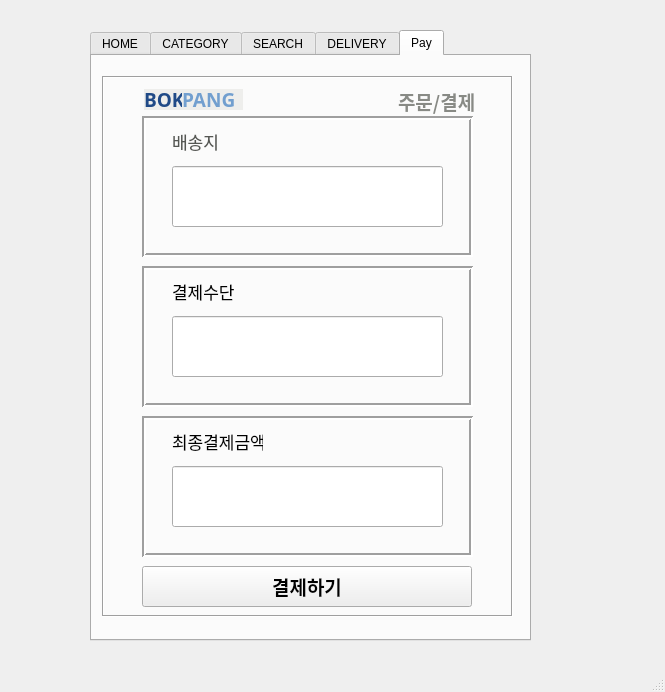
<?xml version="1.0" encoding="UTF-8"?>
<ui version="4.0">
 <class>MainWindow</class>
 <widget class="QMainWindow" name="MainWindow">
  <property name="geometry">
   <rect>
    <x>0</x>
    <y>0</y>
    <width>665</width>
    <height>692</height>
   </rect>
  </property>
  <property name="windowTitle">
   <string>MainWindow</string>
  </property>
  <widget class="QWidget" name="centralwidget">
   <widget class="QTabWidget" name="tabWidget">
    <property name="geometry">
     <rect>
      <x>90</x>
      <y>30</y>
      <width>441</width>
      <height>611</height>
     </rect>
    </property>
    <property name="styleSheet">
     <string notr="true"/>
    </property>
    <property name="currentIndex">
     <number>4</number>
    </property>
    <property name="iconSize">
     <size>
      <width>20</width>
      <height>20</height>
     </size>
    </property>
    <property name="elideMode">
     <enum>Qt::ElideNone</enum>
    </property>
    <widget class="QWidget" name="HOME">
     <attribute name="icon">
      <iconset resource="coupang.qrc">
       <normaloff>:/new/prefix1/home.png</normaloff>:/new/prefix1/home.png</iconset>
     </attribute>
     <attribute name="title">
      <string>HOME</string>
     </attribute>
     <widget class="QLabel" name="label">
      <property name="geometry">
       <rect>
        <x>0</x>
        <y>0</y>
        <width>441</width>
        <height>571</height>
       </rect>
      </property>
      <property name="styleSheet">
       <string notr="true">image: url(:/new/prefix1/cou1.jpg);</string>
      </property>
      <property name="text">
       <string/>
      </property>
     </widget>
     <widget class="QPushButton" name="pushButton_2">
      <property name="geometry">
       <rect>
        <x>81</x>
        <y>2</y>
        <width>31</width>
        <height>25</height>
       </rect>
      </property>
      <property name="styleSheet">
       <string notr="true">image: url(:/new/prefix1/manager.png);</string>
      </property>
      <property name="text">
       <string/>
      </property>
      <property name="flat">
       <bool>true</bool>
      </property>
     </widget>
     <widget class="QPushButton" name="pushButton_3">
      <property name="geometry">
       <rect>
        <x>80</x>
        <y>34</y>
        <width>281</width>
        <height>31</height>
       </rect>
      </property>
      <property name="text">
       <string>복팡에서 검색하세요!                           </string>
      </property>
      <property name="icon">
       <iconset resource="coupang.qrc">
        <normaloff>:/new/prefix1/search1.png</normaloff>:/new/prefix1/search1.png</iconset>
      </property>
     </widget>
     <widget class="QLabel" name="label_4">
      <property name="geometry">
       <rect>
        <x>178</x>
        <y>4</y>
        <width>41</width>
        <height>21</height>
       </rect>
      </property>
      <property name="font">
       <font>
        <family>Ubuntu Condensed</family>
        <pointsize>14</pointsize>
        <weight>75</weight>
        <bold>true</bold>
       </font>
      </property>
      <property name="styleSheet">
       <string notr="true">color: rgb(245, 121, 0);
color: rgb(32, 74, 135);
background-color: rgb(238, 238, 236);</string>
      </property>
      <property name="text">
       <string>BOK</string>
      </property>
     </widget>
     <widget class="QLabel" name="label_5">
      <property name="geometry">
       <rect>
        <x>216</x>
        <y>4</y>
        <width>61</width>
        <height>21</height>
       </rect>
      </property>
      <property name="font">
       <font>
        <family>Ubuntu Condensed</family>
        <pointsize>14</pointsize>
        <weight>75</weight>
        <bold>true</bold>
       </font>
      </property>
      <property name="styleSheet">
       <string notr="true">color: rgb(237, 212, 0);
color: rgb(114, 159, 207);
background-color: rgb(238, 238, 236);</string>
      </property>
      <property name="text">
       <string>PANG</string>
      </property>
     </widget>
    </widget>
    <widget class="QWidget" name="CATEGORY">
     <attribute name="icon">
      <iconset resource="coupang.qrc">
       <normaloff>:/new/prefix1/list.png</normaloff>:/new/prefix1/list.png</iconset>
     </attribute>
     <attribute name="title">
      <string>CATEGORY</string>
     </attribute>
     <widget class="QLabel" name="label_2">
      <property name="geometry">
       <rect>
        <x>0</x>
        <y>0</y>
        <width>441</width>
        <height>581</height>
       </rect>
      </property>
      <property name="styleSheet">
       <string notr="true">image: url(:/new/prefix1/cou2.jpg);</string>
      </property>
      <property name="text">
       <string/>
      </property>
     </widget>
     <widget class="QPushButton" name="fashion">
      <property name="geometry">
       <rect>
        <x>102</x>
        <y>66</y>
        <width>89</width>
        <height>25</height>
       </rect>
      </property>
      <property name="font">
       <font>
        <family>Abyssinica SIL</family>
        <pointsize>9</pointsize>
       </font>
      </property>
      <property name="styleSheet">
       <string notr="true"/>
      </property>
      <property name="text">
       <string>패션의류/잡화</string>
      </property>
      <property name="flat">
       <bool>true</bool>
      </property>
     </widget>
     <widget class="QPushButton" name="kids">
      <property name="geometry">
       <rect>
        <x>102</x>
        <y>98</y>
        <width>89</width>
        <height>25</height>
       </rect>
      </property>
      <property name="font">
       <font>
        <family>Abyssinica SIL</family>
        <pointsize>9</pointsize>
       </font>
      </property>
      <property name="text">
       <string>출산/유아동</string>
      </property>
      <property name="flat">
       <bool>true</bool>
      </property>
     </widget>
     <widget class="QPushButton" name="kitchen">
      <property name="geometry">
       <rect>
        <x>102</x>
        <y>129</y>
        <width>89</width>
        <height>25</height>
       </rect>
      </property>
      <property name="font">
       <font>
        <family>Abyssinica SIL</family>
        <pointsize>9</pointsize>
       </font>
      </property>
      <property name="text">
       <string>주방용품</string>
      </property>
      <property name="flat">
       <bool>true</bool>
      </property>
     </widget>
     <widget class="QPushButton" name="home_interior">
      <property name="geometry">
       <rect>
        <x>102</x>
        <y>160</y>
        <width>89</width>
        <height>25</height>
       </rect>
      </property>
      <property name="font">
       <font>
        <family>Abyssinica SIL</family>
        <pointsize>9</pointsize>
       </font>
      </property>
      <property name="text">
       <string>홈인테리어</string>
      </property>
      <property name="flat">
       <bool>true</bool>
      </property>
     </widget>
     <widget class="QPushButton" name="sports">
      <property name="geometry">
       <rect>
        <x>102</x>
        <y>189</y>
        <width>89</width>
        <height>25</height>
       </rect>
      </property>
      <property name="font">
       <font>
        <family>Abyssinica SIL</family>
        <pointsize>9</pointsize>
       </font>
      </property>
      <property name="text">
       <string>스포츠/레저</string>
      </property>
      <property name="flat">
       <bool>true</bool>
      </property>
     </widget>
     <widget class="QPushButton" name="book">
      <property name="geometry">
       <rect>
        <x>102</x>
        <y>220</y>
        <width>89</width>
        <height>25</height>
       </rect>
      </property>
      <property name="font">
       <font>
        <family>Abyssinica SIL</family>
        <pointsize>9</pointsize>
       </font>
      </property>
      <property name="text">
       <string>도서/음반/DVD</string>
      </property>
      <property name="flat">
       <bool>true</bool>
      </property>
     </widget>
     <widget class="QPushButton" name="office">
      <property name="geometry">
       <rect>
        <x>102</x>
        <y>249</y>
        <width>89</width>
        <height>25</height>
       </rect>
      </property>
      <property name="font">
       <font>
        <family>Abyssinica SIL</family>
        <pointsize>9</pointsize>
       </font>
      </property>
      <property name="text">
       <string>문구/오피스</string>
      </property>
      <property name="flat">
       <bool>true</bool>
      </property>
     </widget>
     <widget class="QPushButton" name="health">
      <property name="geometry">
       <rect>
        <x>102</x>
        <y>280</y>
        <width>89</width>
        <height>25</height>
       </rect>
      </property>
      <property name="font">
       <font>
        <family>Abyssinica SIL</family>
        <pointsize>9</pointsize>
       </font>
      </property>
      <property name="text">
       <string>헬스/건강식품</string>
      </property>
      <property name="flat">
       <bool>true</bool>
      </property>
     </widget>
     <widget class="QPushButton" name="beauty">
      <property name="geometry">
       <rect>
        <x>254</x>
        <y>66</y>
        <width>89</width>
        <height>25</height>
       </rect>
      </property>
      <property name="font">
       <font>
        <family>Abyssinica SIL</family>
        <pointsize>9</pointsize>
       </font>
      </property>
      <property name="text">
       <string>뷰티</string>
      </property>
      <property name="flat">
       <bool>true</bool>
      </property>
     </widget>
     <widget class="QPushButton" name="food">
      <property name="geometry">
       <rect>
        <x>254</x>
        <y>97</y>
        <width>89</width>
        <height>25</height>
       </rect>
      </property>
      <property name="font">
       <font>
        <family>Abyssinica SIL</family>
        <pointsize>9</pointsize>
       </font>
      </property>
      <property name="text">
       <string>식품</string>
      </property>
      <property name="flat">
       <bool>true</bool>
      </property>
     </widget>
     <widget class="QPushButton" name="daily">
      <property name="geometry">
       <rect>
        <x>254</x>
        <y>128</y>
        <width>89</width>
        <height>25</height>
       </rect>
      </property>
      <property name="font">
       <font>
        <family>Abyssinica SIL</family>
        <pointsize>9</pointsize>
       </font>
      </property>
      <property name="text">
       <string>생활용품</string>
      </property>
      <property name="flat">
       <bool>true</bool>
      </property>
     </widget>
     <widget class="QPushButton" name="digital">
      <property name="geometry">
       <rect>
        <x>254</x>
        <y>159</y>
        <width>89</width>
        <height>25</height>
       </rect>
      </property>
      <property name="font">
       <font>
        <family>Abyssinica SIL</family>
        <pointsize>9</pointsize>
       </font>
      </property>
      <property name="text">
       <string>가전디지털</string>
      </property>
      <property name="flat">
       <bool>true</bool>
      </property>
     </widget>
     <widget class="QPushButton" name="car">
      <property name="geometry">
       <rect>
        <x>254</x>
        <y>189</y>
        <width>89</width>
        <height>25</height>
       </rect>
      </property>
      <property name="font">
       <font>
        <family>Abyssinica SIL</family>
        <pointsize>9</pointsize>
       </font>
      </property>
      <property name="text">
       <string>자동차용품</string>
      </property>
      <property name="flat">
       <bool>true</bool>
      </property>
     </widget>
     <widget class="QPushButton" name="toy">
      <property name="geometry">
       <rect>
        <x>254</x>
        <y>219</y>
        <width>89</width>
        <height>25</height>
       </rect>
      </property>
      <property name="font">
       <font>
        <family>Abyssinica SIL</family>
        <pointsize>9</pointsize>
       </font>
      </property>
      <property name="text">
       <string>완구/취미</string>
      </property>
      <property name="flat">
       <bool>true</bool>
      </property>
     </widget>
     <widget class="QPushButton" name="pet">
      <property name="geometry">
       <rect>
        <x>254</x>
        <y>250</y>
        <width>89</width>
        <height>25</height>
       </rect>
      </property>
      <property name="font">
       <font>
        <family>Abyssinica SIL</family>
        <pointsize>9</pointsize>
       </font>
      </property>
      <property name="text">
       <string>반려동물용품</string>
      </property>
      <property name="flat">
       <bool>true</bool>
      </property>
     </widget>
     <widget class="QLabel" name="label_6">
      <property name="geometry">
       <rect>
        <x>100</x>
        <y>66</y>
        <width>91</width>
        <height>251</height>
       </rect>
      </property>
      <property name="styleSheet">
       <string notr="true">background-color: rgb(238, 238, 236);</string>
      </property>
      <property name="text">
       <string/>
      </property>
     </widget>
     <widget class="QLabel" name="label_7">
      <property name="geometry">
       <rect>
        <x>255</x>
        <y>60</y>
        <width>101</width>
        <height>221</height>
       </rect>
      </property>
      <property name="styleSheet">
       <string notr="true">background-color: rgb(238, 238, 236);</string>
      </property>
      <property name="text">
       <string/>
      </property>
     </widget>
     <widget class="QLabel" name="label_8">
      <property name="geometry">
       <rect>
        <x>104</x>
        <y>312</y>
        <width>81</width>
        <height>21</height>
       </rect>
      </property>
      <property name="font">
       <font>
        <family>Abyssinica SIL</family>
        <pointsize>9</pointsize>
       </font>
      </property>
      <property name="styleSheet">
       <string notr="true">background-color: rgb(238, 238, 236);</string>
      </property>
      <property name="text">
       <string>    골드박스</string>
      </property>
     </widget>
     <widget class="QLabel" name="label_10">
      <property name="geometry">
       <rect>
        <x>102</x>
        <y>341</y>
        <width>81</width>
        <height>21</height>
       </rect>
      </property>
      <property name="font">
       <font>
        <family>Abyssinica SIL</family>
        <pointsize>9</pointsize>
       </font>
      </property>
      <property name="styleSheet">
       <string notr="true">background-color: rgb(238, 238, 236);</string>
      </property>
      <property name="text">
       <string>     기획전</string>
      </property>
     </widget>
     <widget class="QLabel" name="label_11">
      <property name="geometry">
       <rect>
        <x>104</x>
        <y>374</y>
        <width>81</width>
        <height>21</height>
       </rect>
      </property>
      <property name="font">
       <font>
        <family>Abyssinica SIL</family>
        <pointsize>9</pointsize>
       </font>
      </property>
      <property name="styleSheet">
       <string notr="true">background-color: rgb(238, 238, 236);</string>
      </property>
      <property name="text">
       <string>  로켓선물하기</string>
      </property>
     </widget>
     <widget class="QLabel" name="label_9">
      <property name="geometry">
       <rect>
        <x>256</x>
        <y>374</y>
        <width>91</width>
        <height>21</height>
       </rect>
      </property>
      <property name="font">
       <font>
        <family>Abyssinica SIL</family>
        <pointsize>9</pointsize>
       </font>
      </property>
      <property name="styleSheet">
       <string notr="true">background-color: rgb(238, 238, 236);</string>
      </property>
      <property name="text">
       <string>  복팡라이브</string>
      </property>
     </widget>
     <widget class="QLabel" name="label_12">
      <property name="geometry">
       <rect>
        <x>256</x>
        <y>283</y>
        <width>81</width>
        <height>21</height>
       </rect>
      </property>
      <property name="font">
       <font>
        <family>Abyssinica SIL</family>
        <pointsize>9</pointsize>
       </font>
      </property>
      <property name="styleSheet">
       <string notr="true">background-color: rgb(238, 238, 236);</string>
      </property>
      <property name="text">
       <string>   여행/티켓</string>
      </property>
     </widget>
     <widget class="QLabel" name="label_13">
      <property name="geometry">
       <rect>
        <x>257</x>
        <y>311</y>
        <width>81</width>
        <height>21</height>
       </rect>
      </property>
      <property name="font">
       <font>
        <family>Abyssinica SIL</family>
        <pointsize>9</pointsize>
       </font>
      </property>
      <property name="styleSheet">
       <string notr="true">background-color: rgb(238, 238, 236);</string>
      </property>
      <property name="text">
       <string>  이벤트/쿠폰</string>
      </property>
     </widget>
     <widget class="QLabel" name="label_14">
      <property name="geometry">
       <rect>
        <x>253</x>
        <y>342</y>
        <width>81</width>
        <height>21</height>
       </rect>
      </property>
      <property name="font">
       <font>
        <family>Abyssinica SIL</family>
        <pointsize>9</pointsize>
       </font>
      </property>
      <property name="styleSheet">
       <string notr="true">background-color: rgb(238, 238, 236);</string>
      </property>
      <property name="text">
       <string>    b.에비뉴</string>
      </property>
     </widget>
     <widget class="QLabel" name="label_15">
      <property name="geometry">
       <rect>
        <x>68</x>
        <y>410</y>
        <width>211</width>
        <height>20</height>
       </rect>
      </property>
      <property name="font">
       <font>
        <family>Abyssinica SIL</family>
        <pointsize>9</pointsize>
        <weight>75</weight>
        <bold>true</bold>
       </font>
      </property>
      <property name="styleSheet">
       <string notr="true">background-color: rgb(238, 238, 236);</string>
      </property>
      <property name="text">
       <string>   복팡의 다른 서비스를 이용해보세요</string>
      </property>
     </widget>
     <widget class="QTableWidget" name="tableWidget_3">
      <property name="geometry">
       <rect>
        <x>60</x>
        <y>0</y>
        <width>321</width>
        <height>571</height>
       </rect>
      </property>
      <column>
       <property name="text">
        <string>코드</string>
       </property>
      </column>
      <column>
       <property name="text">
        <string>제품명</string>
       </property>
      </column>
      <column>
       <property name="text">
        <string>가격</string>
       </property>
      </column>
     </widget>
     <zorder>label_2</zorder>
     <zorder>label_7</zorder>
     <zorder>label_6</zorder>
     <zorder>fashion</zorder>
     <zorder>kids</zorder>
     <zorder>kitchen</zorder>
     <zorder>home_interior</zorder>
     <zorder>sports</zorder>
     <zorder>book</zorder>
     <zorder>office</zorder>
     <zorder>health</zorder>
     <zorder>beauty</zorder>
     <zorder>food</zorder>
     <zorder>daily</zorder>
     <zorder>digital</zorder>
     <zorder>car</zorder>
     <zorder>toy</zorder>
     <zorder>pet</zorder>
     <zorder>label_8</zorder>
     <zorder>label_10</zorder>
     <zorder>label_11</zorder>
     <zorder>label_9</zorder>
     <zorder>label_12</zorder>
     <zorder>label_13</zorder>
     <zorder>label_14</zorder>
     <zorder>label_15</zorder>
     <zorder>tableWidget_3</zorder>
    </widget>
    <widget class="QWidget" name="SEARCH">
     <attribute name="icon">
      <iconset resource="coupang.qrc">
       <normaloff>:/new/prefix1/search.png</normaloff>:/new/prefix1/search.png</iconset>
     </attribute>
     <attribute name="title">
      <string>SEARCH</string>
     </attribute>
     <widget class="QLabel" name="label_3">
      <property name="geometry">
       <rect>
        <x>0</x>
        <y>40</y>
        <width>441</width>
        <height>571</height>
       </rect>
      </property>
      <property name="styleSheet">
       <string notr="true">image: url(:/new/prefix1/cou3.jpg);</string>
      </property>
      <property name="text">
       <string/>
      </property>
     </widget>
     <widget class="QLineEdit" name="lineEdit">
      <property name="geometry">
       <rect>
        <x>92</x>
        <y>43</y>
        <width>231</width>
        <height>30</height>
       </rect>
      </property>
     </widget>
     <widget class="QPushButton" name="pushButton">
      <property name="geometry">
       <rect>
        <x>328</x>
        <y>43</y>
        <width>31</width>
        <height>31</height>
       </rect>
      </property>
      <property name="text">
       <string/>
      </property>
      <property name="icon">
       <iconset resource="coupang.qrc">
        <normaloff>:/new/prefix1/search.png</normaloff>:/new/prefix1/search.png</iconset>
      </property>
      <property name="iconSize">
       <size>
        <width>25</width>
        <height>25</height>
       </size>
      </property>
      <property name="flat">
       <bool>false</bool>
      </property>
     </widget>
     <widget class="QTableWidget" name="tableWidget_2">
      <property name="geometry">
       <rect>
        <x>80</x>
        <y>110</y>
        <width>281</width>
        <height>461</height>
       </rect>
      </property>
      <column>
       <property name="text">
        <string>코드</string>
       </property>
      </column>
      <column>
       <property name="text">
        <string>제품명</string>
       </property>
      </column>
      <column>
       <property name="text">
        <string>가격</string>
       </property>
      </column>
     </widget>
    </widget>
    <widget class="QWidget" name="DELIVERY">
     <attribute name="icon">
      <iconset resource="coupang.qrc">
       <normaloff>:/new/prefix1/delivery.png</normaloff>:/new/prefix1/delivery.png</iconset>
     </attribute>
     <attribute name="title">
      <string>DELIVERY</string>
     </attribute>
     <widget class="QPushButton" name="pushButton_4">
      <property name="geometry">
       <rect>
        <x>230</x>
        <y>20</y>
        <width>41</width>
        <height>41</height>
       </rect>
      </property>
      <property name="text">
       <string>배송</string>
      </property>
     </widget>
     <widget class="QLineEdit" name="searchWord_2">
      <property name="geometry">
       <rect>
        <x>30</x>
        <y>20</y>
        <width>191</width>
        <height>41</height>
       </rect>
      </property>
     </widget>
     <widget class="QTableWidget" name="tableWidget">
      <property name="geometry">
       <rect>
        <x>30</x>
        <y>70</y>
        <width>331</width>
        <height>491</height>
       </rect>
      </property>
      <column>
       <property name="text">
        <string>주문ID</string>
       </property>
      </column>
      <column>
       <property name="text">
        <string>고객ID</string>
       </property>
      </column>
      <column>
       <property name="text">
        <string>배송상태</string>
       </property>
      </column>
     </widget>
    </widget>
    <widget class="QWidget" name="tab">
     <attribute name="title">
      <string>Pay</string>
     </attribute>
     <widget class="QLineEdit" name="address">
      <property name="geometry">
       <rect>
        <x>80</x>
        <y>110</y>
        <width>271</width>
        <height>61</height>
       </rect>
      </property>
     </widget>
     <widget class="QLabel" name="label_23">
      <property name="geometry">
       <rect>
        <x>306</x>
        <y>30</y>
        <width>91</width>
        <height>31</height>
       </rect>
      </property>
      <property name="font">
       <font>
        <family>Ubuntu Condensed</family>
        <pointsize>14</pointsize>
        <weight>75</weight>
        <bold>true</bold>
       </font>
      </property>
      <property name="styleSheet">
       <string notr="true">color: rgb(136, 138, 133);</string>
      </property>
      <property name="text">
       <string>주문/결제</string>
      </property>
     </widget>
     <widget class="QLabel" name="label_18">
      <property name="geometry">
       <rect>
        <x>52</x>
        <y>33</y>
        <width>41</width>
        <height>21</height>
       </rect>
      </property>
      <property name="font">
       <font>
        <family>Ubuntu Condensed</family>
        <pointsize>14</pointsize>
        <weight>75</weight>
        <bold>true</bold>
       </font>
      </property>
      <property name="styleSheet">
       <string notr="true">color: rgb(245, 121, 0);
color: rgb(32, 74, 135);
background-color: rgb(238, 238, 236);</string>
      </property>
      <property name="text">
       <string>BOK</string>
      </property>
     </widget>
     <widget class="QLineEdit" name="payment">
      <property name="geometry">
       <rect>
        <x>80</x>
        <y>260</y>
        <width>271</width>
        <height>61</height>
       </rect>
      </property>
     </widget>
     <widget class="QLabel" name="label_17">
      <property name="geometry">
       <rect>
        <x>50</x>
        <y>60</y>
        <width>331</width>
        <height>141</height>
       </rect>
      </property>
      <property name="frameShape">
       <enum>QFrame::Box</enum>
      </property>
      <property name="frameShadow">
       <enum>QFrame::Sunken</enum>
      </property>
      <property name="lineWidth">
       <number>2</number>
      </property>
      <property name="text">
       <string/>
      </property>
     </widget>
     <widget class="QLabel" name="label_20">
      <property name="geometry">
       <rect>
        <x>10</x>
        <y>20</y>
        <width>411</width>
        <height>541</height>
       </rect>
      </property>
      <property name="frameShape">
       <enum>QFrame::Box</enum>
      </property>
      <property name="frameShadow">
       <enum>QFrame::Sunken</enum>
      </property>
      <property name="text">
       <string/>
      </property>
     </widget>
     <widget class="QLabel" name="label_16">
      <property name="geometry">
       <rect>
        <x>90</x>
        <y>33</y>
        <width>61</width>
        <height>21</height>
       </rect>
      </property>
      <property name="font">
       <font>
        <family>Ubuntu Condensed</family>
        <pointsize>14</pointsize>
        <weight>75</weight>
        <bold>true</bold>
       </font>
      </property>
      <property name="styleSheet">
       <string notr="true">color: rgb(237, 212, 0);
color: rgb(114, 159, 207);
background-color: rgb(238, 238, 236);</string>
      </property>
      <property name="text">
       <string>PANG</string>
      </property>
     </widget>
     <widget class="QPushButton" name="pushButton_5">
      <property name="geometry">
       <rect>
        <x>50</x>
        <y>510</y>
        <width>330</width>
        <height>41</height>
       </rect>
      </property>
      <property name="font">
       <font>
        <family>Ubuntu Condensed</family>
        <pointsize>14</pointsize>
        <weight>75</weight>
        <bold>true</bold>
       </font>
      </property>
      <property name="styleSheet">
       <string notr="true"/>
      </property>
      <property name="text">
       <string>결제하기</string>
      </property>
     </widget>
     <widget class="QLabel" name="label_21">
      <property name="geometry">
       <rect>
        <x>80</x>
        <y>220</y>
        <width>67</width>
        <height>31</height>
       </rect>
      </property>
      <property name="font">
       <font>
        <family>Ubuntu</family>
        <pointsize>13</pointsize>
        <weight>50</weight>
        <bold>false</bold>
       </font>
      </property>
      <property name="text">
       <string>결제수단</string>
      </property>
     </widget>
     <widget class="QLabel" name="label_19">
      <property name="geometry">
       <rect>
        <x>80</x>
        <y>70</y>
        <width>67</width>
        <height>31</height>
       </rect>
      </property>
      <property name="font">
       <font>
        <family>Ubuntu</family>
        <pointsize>13</pointsize>
        <weight>50</weight>
        <bold>false</bold>
       </font>
      </property>
      <property name="styleSheet">
       <string notr="true">color: rgb(85, 87, 83);</string>
      </property>
      <property name="text">
       <string>배송지</string>
      </property>
     </widget>
     <widget class="QLabel" name="label_22">
      <property name="geometry">
       <rect>
        <x>50</x>
        <y>210</y>
        <width>331</width>
        <height>141</height>
       </rect>
      </property>
      <property name="frameShape">
       <enum>QFrame::Box</enum>
      </property>
      <property name="frameShadow">
       <enum>QFrame::Sunken</enum>
      </property>
      <property name="lineWidth">
       <number>2</number>
      </property>
      <property name="text">
       <string/>
      </property>
     </widget>
     <widget class="QLabel" name="label_24">
      <property name="geometry">
       <rect>
        <x>80</x>
        <y>370</y>
        <width>91</width>
        <height>31</height>
       </rect>
      </property>
      <property name="font">
       <font>
        <family>Ubuntu</family>
        <pointsize>13</pointsize>
        <weight>50</weight>
        <bold>false</bold>
       </font>
      </property>
      <property name="text">
       <string>최종결제금액</string>
      </property>
     </widget>
     <widget class="QLabel" name="label_25">
      <property name="geometry">
       <rect>
        <x>50</x>
        <y>360</y>
        <width>331</width>
        <height>141</height>
       </rect>
      </property>
      <property name="frameShape">
       <enum>QFrame::Box</enum>
      </property>
      <property name="frameShadow">
       <enum>QFrame::Sunken</enum>
      </property>
      <property name="lineWidth">
       <number>2</number>
      </property>
      <property name="text">
       <string/>
      </property>
     </widget>
     <widget class="QLineEdit" name="lineEdit_2">
      <property name="geometry">
       <rect>
        <x>80</x>
        <y>410</y>
        <width>271</width>
        <height>61</height>
       </rect>
      </property>
     </widget>
    </widget>
   </widget>
  </widget>
  <widget class="QMenuBar" name="menubar">
   <property name="geometry">
    <rect>
     <x>0</x>
     <y>0</y>
     <width>665</width>
     <height>22</height>
    </rect>
   </property>
  </widget>
  <widget class="QStatusBar" name="statusbar"/>
 </widget>
 <resources>
  <include location="coupang.qrc"/>
 </resources>
 <connections/>
 <slots>
  <slot>slot_pushbutton3()</slot>
 </slots>
</ui>
